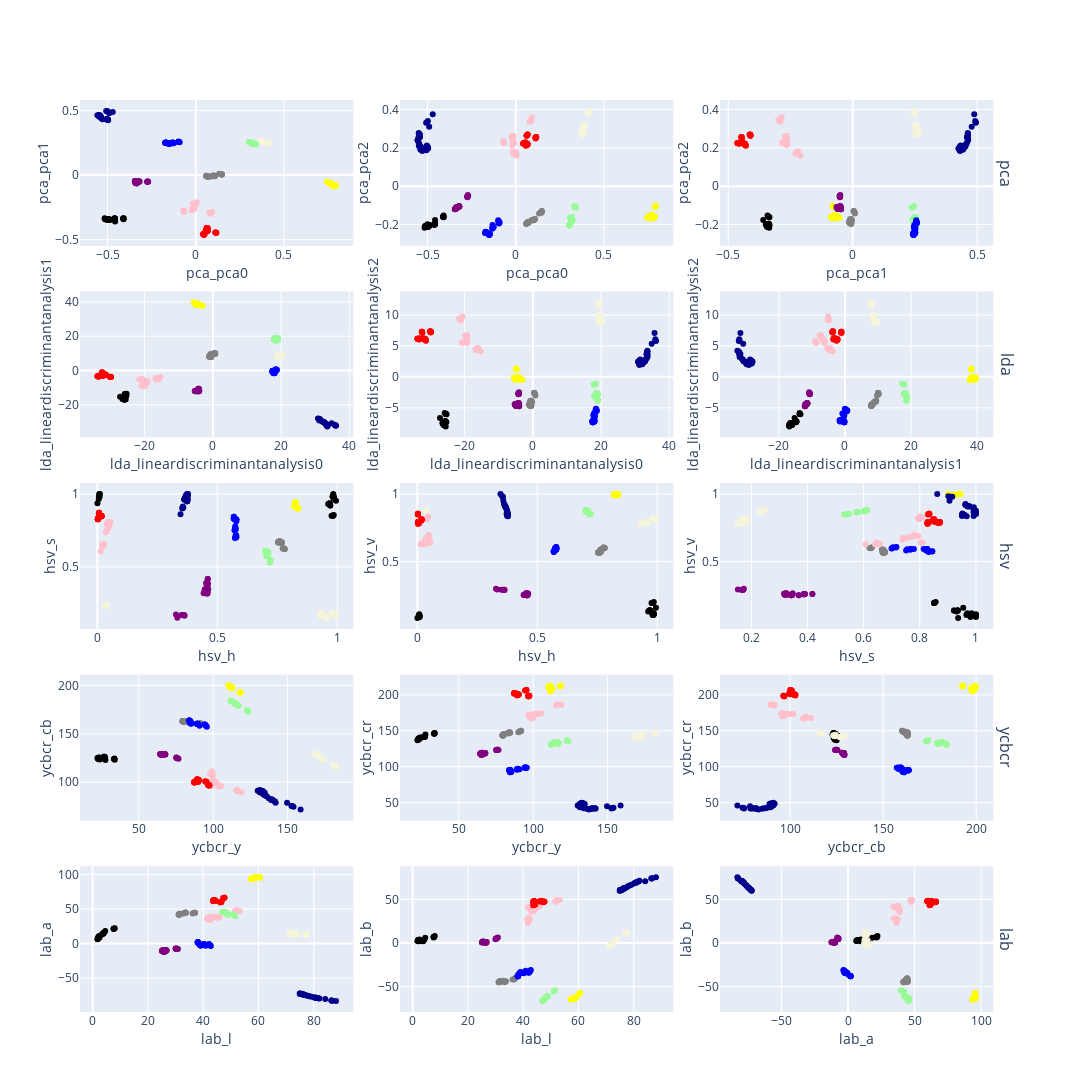

The code cell stored with this chart in its notebook:
### Code cell
import plotly.subplots

spacing = 0.01 * 5
fig = plotly.subplots.make_subplots(rows=len(transforms), cols=3,
        vertical_spacing=spacing,
        horizontal_spacing=spacing,
        row_titles=transforms,
)
for row, name in enumerate(transforms):

    cols = [ c for c in enriched.columns if c.startswith(f'{name}_') ]
    #cols = [ c.replace('lda_lineardiscriminantanalysis', 'lda_') for c in cols ]
    combinations = list(itertools.combinations(cols, 2))
    
    
    for col, (x_col, y_col) in enumerate(combinations):

        e = plotly.express.scatter(enriched, y=y_col, x=x_col, color='label', color_discrete_map=cards_color_map)
        for trace in range(len(e["data"])):
            t = e["data"][trace]
            t['showlegend'] = False
            fig.append_trace(t, row=row+1, col=col+1)

            fig.update_xaxes(title_text=x_col, title_standoff = 5, row=row+1, col=col+1)
            fig.update_yaxes(title_text=y_col, title_standoff = 3, row=row+1, col=col+1)
        

    
fig.update_layout(height=1200, width=1200, template='plotly')
fig
